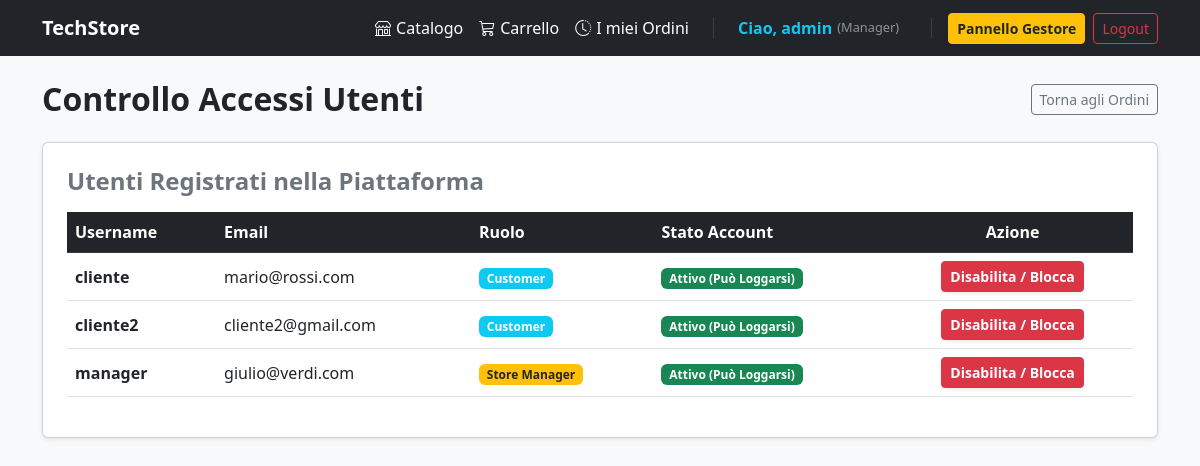
/gestione/utenti/ (signed in), run on an earlier commit of the app's database.
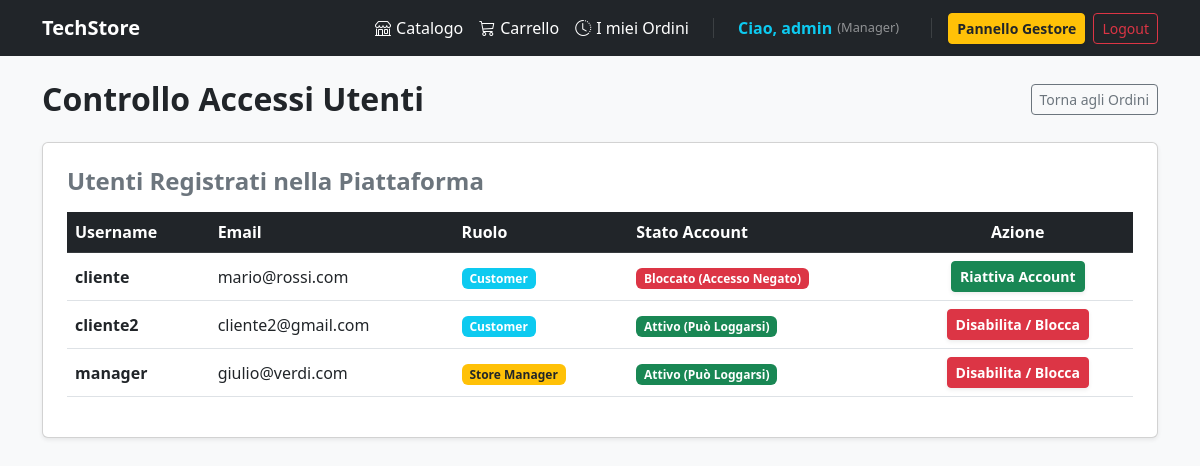
And on a later commit of the database.
### accounts/models.py (models this page shows)
class CustomUser(AbstractUser):
    CUSTOMER = 'customer'
    STORE_MANAGER = 'store_manager'
    ROLE_CHOICES = [
        (CUSTOMER, 'Customer'),
        (STORE_MANAGER, 'Store Manager'),
    ]
    role = models.CharField(
        max_length=20,
        choices=ROLE_CHOICES,
        default=CUSTOMER,
        help_text="Ruolo dell'utente all'interno dell'e-commerce"
    )
    def is_manager(self):
        return self.role == self.STORE_MANAGER

### accounts/views.py (the view)
# urls.py: path('gestione/utenti/', views.manager_users_list, name='manager_users'),
@login_required
def manager_users_list(request):
    if not (request.user.is_manager() or request.user.is_superuser):
        messages.error(request, "Accesso negato. Non hai i permessi per gestire gli utenti.")
        return redirect('product_list')
    users = CustomUser.objects.filter(is_superuser=False).order_by('username')
    return render(request, 'gestioneUtenti.html', {'users': users})

### templates/gestioneUtenti.html (shortened to what this page needs)
{% extends 'base.html' %}
{% block content %}
<div class="row mt-4">
    <div class="col-12">
        <div class="d-flex justify-content-between align-items-center mb-4">
            <h2 class="fw-bold m-0">Controllo Accessi Utenti</h2>
            <a href="{% url 'manager_dashboard' %}" class="btn btn-outline-secondary btn-sm">Torna agli Ordini</a>
        </div>
        <div class="card shadow-sm p-4">
            <h4 class="fw-bold text-secondary mb-3">Utenti Registrati nella Piattaforma</h4>
            {% if users %}
                <div class="table-responsive">
                    <table class="table table-hover align-middle">
                        <thead class="table-dark">
                            <tr>
                                <th>Username</th>
                                <th>Email</th>
                                <th>Ruolo</th>
                                <th>Stato Account</th>
                                <th class="text-center">Azione</th>
                            </tr>
                        </thead>
                        <tbody>
                            {% for u in users %}
                                <tr>
                                    <td class="fw-bold">{{ u.username }}</td>
                                    <td>{{ u.email|default:"- Nessuna Email -" }}</td>
                                    <td>
                                        {% if u.is_manager %}
                                            <span class="badge bg-warning text-dark">Store Manager</span>
                                        {% else %}
                                            <span class="badge bg-info text-white">Customer</span>
                                        {% endif %}
                                    </td>
                                    <td>
                                        {% if u.is_active %}
                                            <span class="badge bg-success">Attivo (Può Loggarsi)</span>
                                        {% else %}
                                            <span class="badge bg-danger">Bloccato (Accesso Negato)</span>
                                        {% endif %}
                                    </td>
                                    <td class="text-center">
                                        {% if u.is_active %}
                                            <a href="{% url 'toggle_user_status' u.id %}" class="btn btn-sm btn-danger shadow-sm fw-bold">
                                                Disabilita / Blocca
                                            </a>
                                        {% else %}
                                            <a href="{% url 'toggle_user_status' u.id %}" class="btn btn-sm btn-success shadow-sm fw-bold">
                                                Riattiva Account
                                            </a>
                                        {% endif %}
                                    </td>
                                </tr>
                            {% endfor %}
                        </tbody>
                    </table>
                </div>
            {% else %}
                <div class="text-center py-5">
                    <p class="text-muted fs-5">Nessun utente registrato nel sistema oltre agli amministratori.</p>
                </div>
            {% endif %}
        </div>
    </div>
</div>
{% endblock %}

What changed in the data, as far as the page shows it:
changed CustomUser "cliente": is_active "Attivo (Può Loggarsi) Disabilita / Blocca" → "Bloccato (Accesso Negato) Riattiva Account"
